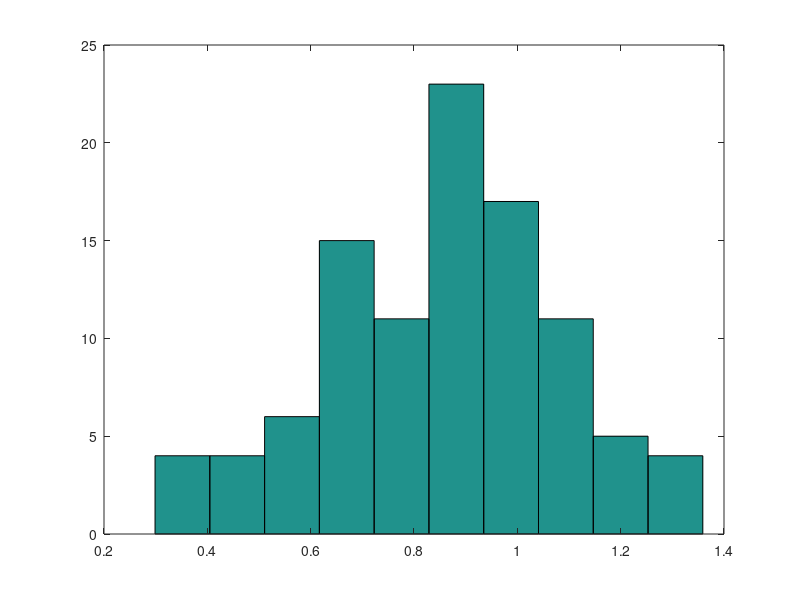
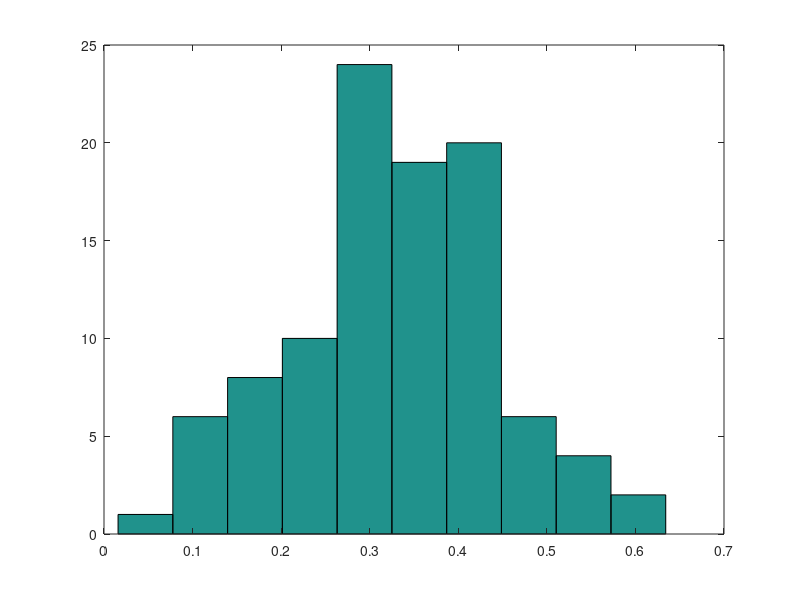
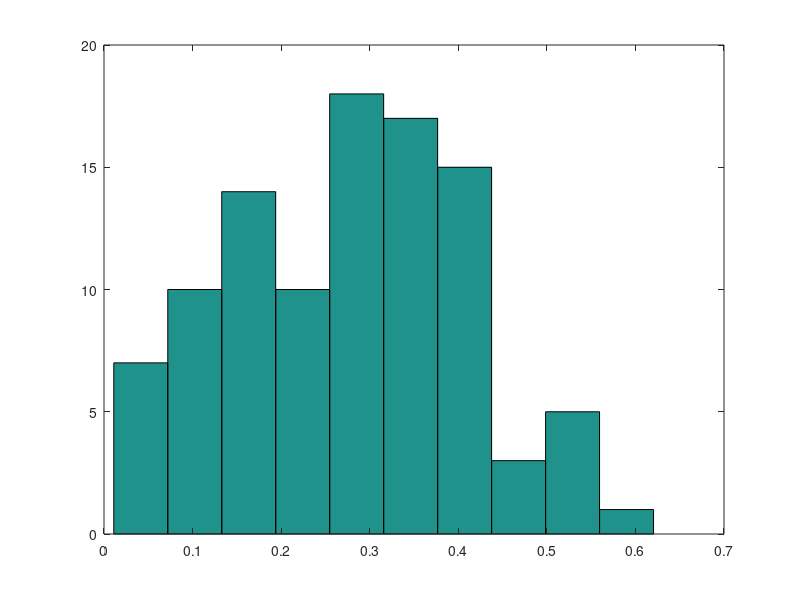
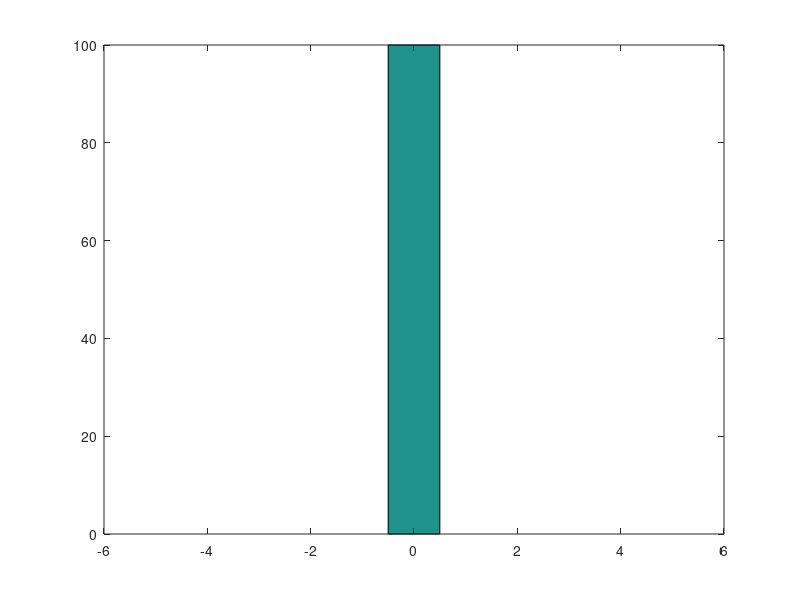

These figures' MATLAB source, in order:
function fifth()
    datasets=-1+2*rand(100,10);
    y_with_noise=2*power(datasets,2)+ normrnd(0,sqrt(.1));
    y=2*power(datasets,2);
    v=zeros(100,6);
    b=zeros(100,6);
    mse=zeros(100,6);
    for i=1:100
        temp=[];
         for j=1:6  
            if j==1
                weights{i,j}=1;
                y_pred=ones(10,1);
            else
                temp=[temp,power(datasets(i,:)',j-2)];
                w= (pinv(temp'*temp))*temp'*y_with_noise(i,:)';
                weights{i,j}=w;
                y_pred=temp*w;
            end
            pred{i,j}=y_pred';
            mse(i,j)=mean(power((y_with_noise(i,:)'-y_pred),2));
        end
    end
    for i=1:100
        temp=[];
         for j=1:6  
            if j==1
                y_hat=ones(10,1);
            else
                temp=[temp,power(datasets(i,:)',j-2)];
                mat=cell2mat(weights(:,j)');
                w=mean(mat');
                y_hat=temp*w';
            end
            b(i,j)=mean(power((y(i,:)'-y_hat),2));
            mat=cell2mat(pred(i,j));
            v(i,j)=var(y_hat);
         end    
    end
    name='5a g';
    for i=1:6
        figure('Name',strcat(name,int2str(i)),'NumberTitle','off');
        hist(mse(:,i),10);
        fprintf('\nFor g%d bias=%f  and  variance is %f',i,mean(b(:,i)),mean(v(:,i)));
    end
    
    
    
    
    fprintf('\n\n Fifth b part \n\n');
    datasets=-1+2*rand(100,100);
    y_with_noise=2*power(datasets,2)+ normrnd(0,sqrt(.1));
    y=2*power(datasets,2);
    v=zeros(100,6);
    b=zeros(100,6);
    mse=zeros(100,6);
    for i=1:100
        temp=[];
         for j=1:6  
            if j==1
                weights{i,j}=1;
                y_pred=ones(100,1);
            else
                temp=[temp,power(datasets(i,:)',j-2)];
                w= (pinv(temp'*temp))*temp'*y_with_noise(i,:)';
                weights{i,j}=w;
                y_pred=temp*w;
            end
            pred{i,j}=y_pred';
            mse(i,j)=mean(power((y_with_noise(i,:)'-y_pred),2));
        end
    end
    for i=1:100
        temp=[];
         for j=1:6  
            if j==1
                y_hat=ones(100,1);
            else
                temp=[temp,power(datasets(i,:)',j-2)];
                mat=cell2mat(weights(:,j)');
                w=mean(mat');
                y_hat=temp*w';
            end
            b(i,j)=mean(power((y(i,:)'-y_hat),2));
            mat=cell2mat(pred(i,j));
            v(i,j)=var(y_hat);
         end    
    end
    name='5b g';
    for i=1:6
        figure('Name',strcat(name,int2str(i)),'NumberTitle','off');
        hist(mse(:,i),10);
        fprintf('\nFor g%d bias=%f  and  variance is %f',i,mean(b(:,i)),mean(v(:,i)));
    end
    fprintf('\n');
end